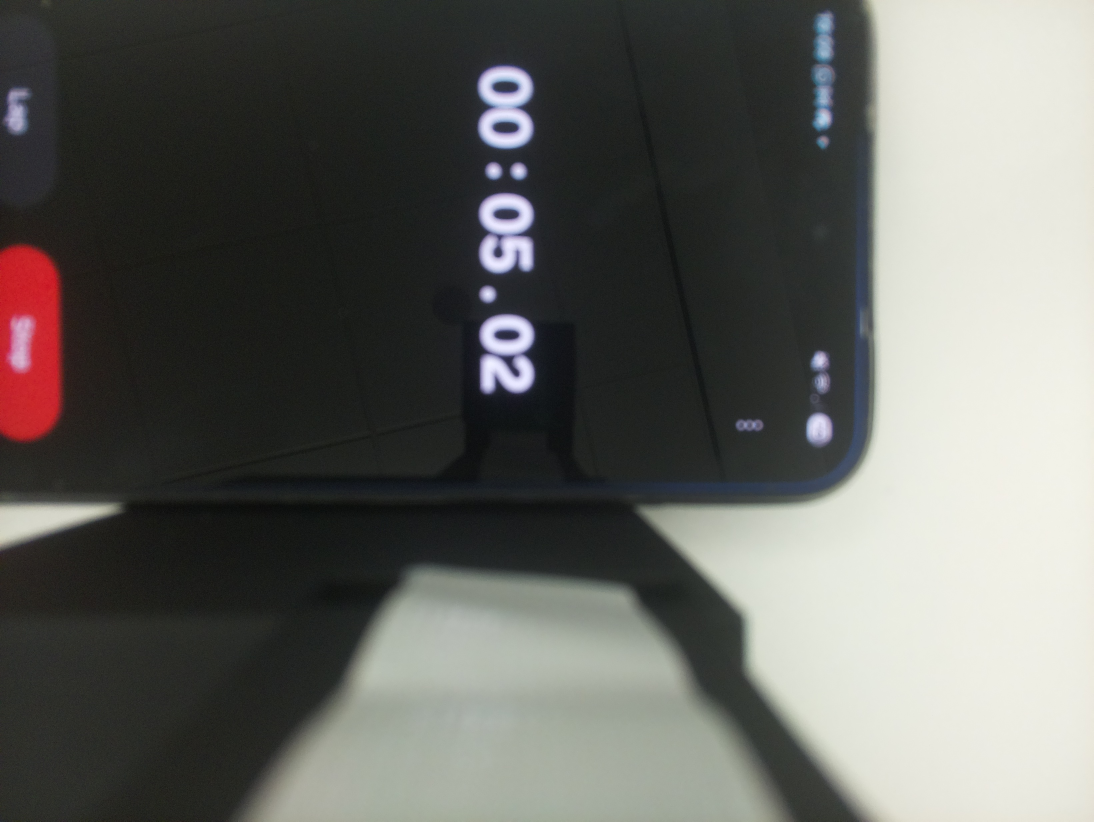
#> input picture Camera/Image/test0.jpg, 3280 x 2464 px (shown at 1/3 size); its folder holds only this picture in this run
$ python PDF.py
#> lines starting #> are read from the running program, lines starting #| are printed output that depends on the picture
import os
import PIL.Image as Image
from pathlib import Path

BASE_DIR = Path(__file__).resolve().parent
IMAGES_PATH = BASE_DIR / "Image"
PDF_DIR = BASE_DIR / "SavedPDF"
PDF_DIR.mkdir(parents=True, exist_ok=True)

existing = [f for f in PDF_DIR.iterdir() if f.stem.startswith("Note") and f.suffix == ".pdf"]
next_num = len(existing) + 1
IMAGE_SAVE_PATH = PDF_DIR / f"Note{next_num}.pdf"

IMAGES_FORMAT = ['.jpg']
IMAGE_SIZE = 256
IMAGE_COLUMN = 3


image_names = sorted([
    name for name in os.listdir(IMAGES_PATH)])

IMAGE_ROW_remainder = len(image_names) % IMAGE_COLUMN
if IMAGE_ROW_remainder == 0:
    IMAGE_ROW = len(image_names) // IMAGE_COLUMN
else:
    IMAGE_ROW = len(image_names) // IMAGE_COLUMN + 1


def image_compose():
    to_image = Image.new('RGB', (IMAGE_COLUMN * IMAGE_SIZE, IMAGE_ROW * IMAGE_SIZE))
#> to_image: PIL image 768x256 RGB; every value is 0

    total_num = 0
    for y in range(1, IMAGE_ROW + 1):
        for x in range(1, IMAGE_COLUMN + 1):

            if total_num == len(image_names):
                return to_image.save(IMAGE_SAVE_PATH)

            img_path = os.path.join(IMAGES_PATH, image_names[total_num])
            from_image = Image.open(img_path).rotate(270,expand=True).resize((IMAGE_SIZE, IMAGE_SIZE), Image.Resampling.LANCZOS)
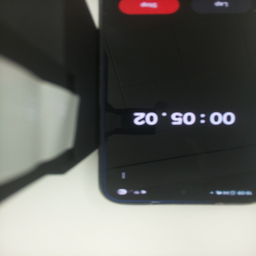
#> from_image: PIL image 256x256 RGB; mean R, G, B 101.3, 101.5, 97.3

            to_image.paste(from_image, ((x - 1) * IMAGE_SIZE, (y - 1) * IMAGE_SIZE))
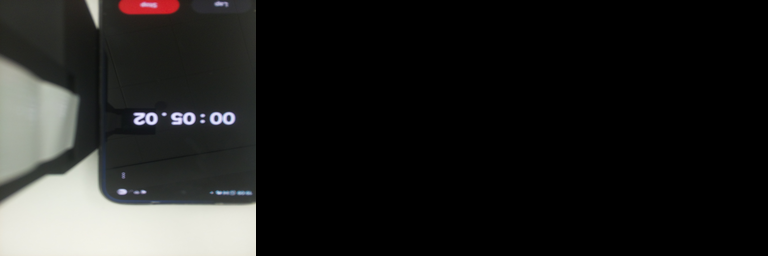
#> to_image: PIL image 768x256 RGB; mean R, G, B 33.8, 33.8, 32.4
            total_num += 1

    return to_image.save(IMAGE_SAVE_PATH)

image_compose()
print("done")
